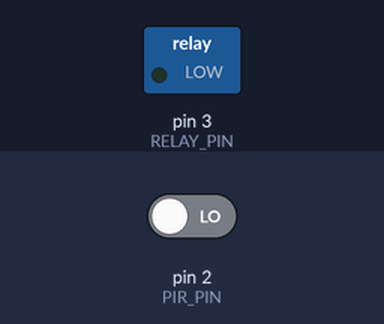
Simulated run of this sketch. Board: Arduino Uno, built with avr-gcc and run on an emulated ATmega328P. Shown: switched loads named in the sketch (green lamp = pin HIGH). The test bench sets the inputs (shaded band); at power-on: pin 2 (PIR_PIN) LOW. What the sketch prints to the serial monitor is not drawn.

Above: at 1.8 s.
1.9 s: pin 2 (PIR_PIN) driven HIGH
At 2.5 s:
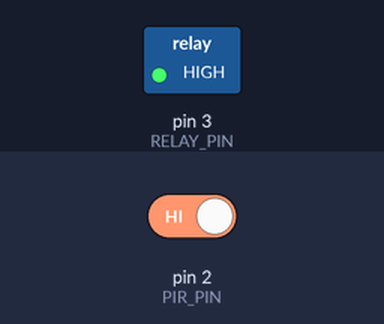
Timing chart, 0 to 4.9 s (numbered marks = the images above; inputs shaded):
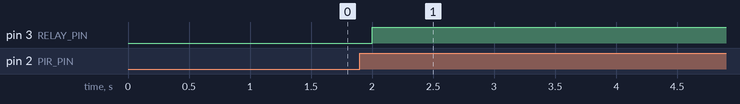

The sketch:

PIR_Relay_HighLevel_Trigger.ino
```cpp
const int PIR_PIN=2;
const int RELAY_PIN=3;
const int DetectPeriod=500;

int StayOnCount=0;
boolean PIR_STAT=false;

void setup() {
  pinMode(RELAY_PIN,OUTPUT);
  pinMode(PIR_PIN,INPUT);
  Serial.begin(115200);
  relay_low(RELAY_PIN);
  }

void loop() {
  int detected=digitalRead(PIR_PIN);
  if (detected==HIGH and PIR_STAT==false) {
    PIR_STAT=true;
    relay_high(RELAY_PIN);
    StayOnCount=10;
  }
  else if (detected==LOW and PIR_STAT==true) {
    if (StayOnCount==0) {
      PIR_STAT=false;
      relay_low(RELAY_PIN);
    }
    else {
      StayOnCount--;
    }
  }
  else if (detected==HIGH and PIR_STAT==true)  {
    StayOnCount=10;
  }
  Serial.print("StayOnCount=");
  Serial.println(StayOnCount);
  Serial.print("detected=");
  Serial.println(detected);
  Serial.print("it's works!!");
  delay(DetectPeriod);
}

void relay_low(int led) {
    digitalWrite(led,LOW);
}

void relay_high(int led) {
    digitalWrite(led,HIGH);
}

void blink_led(int led) {
    digitalWrite(led,HIGH);
    delay(500);
    digitalWrite(led,LOW);
}
```

Measured:
- after the input at 1.9 s, pin 3 (RELAY_PIN): LOW → HIGH after 0.10 s
